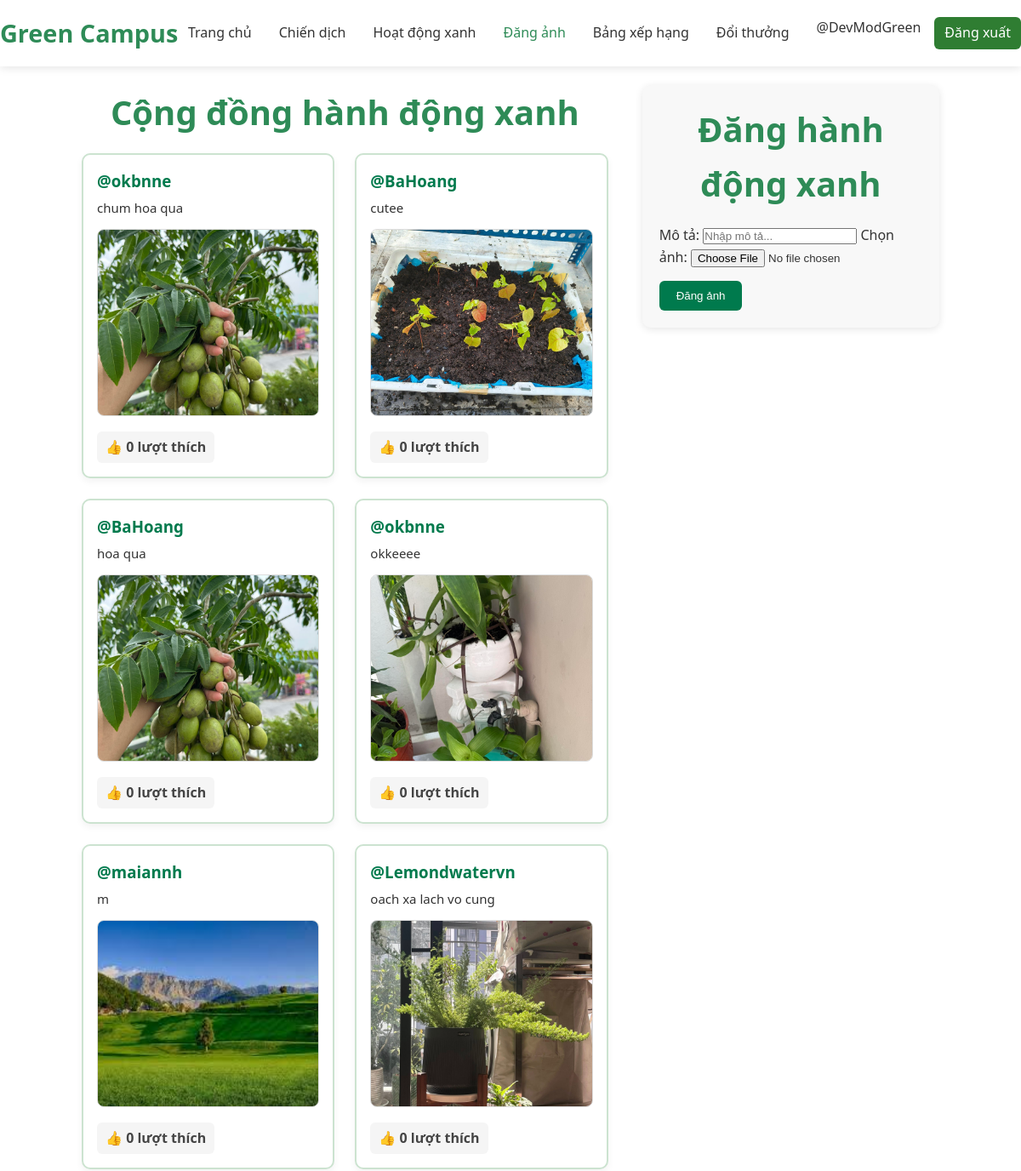
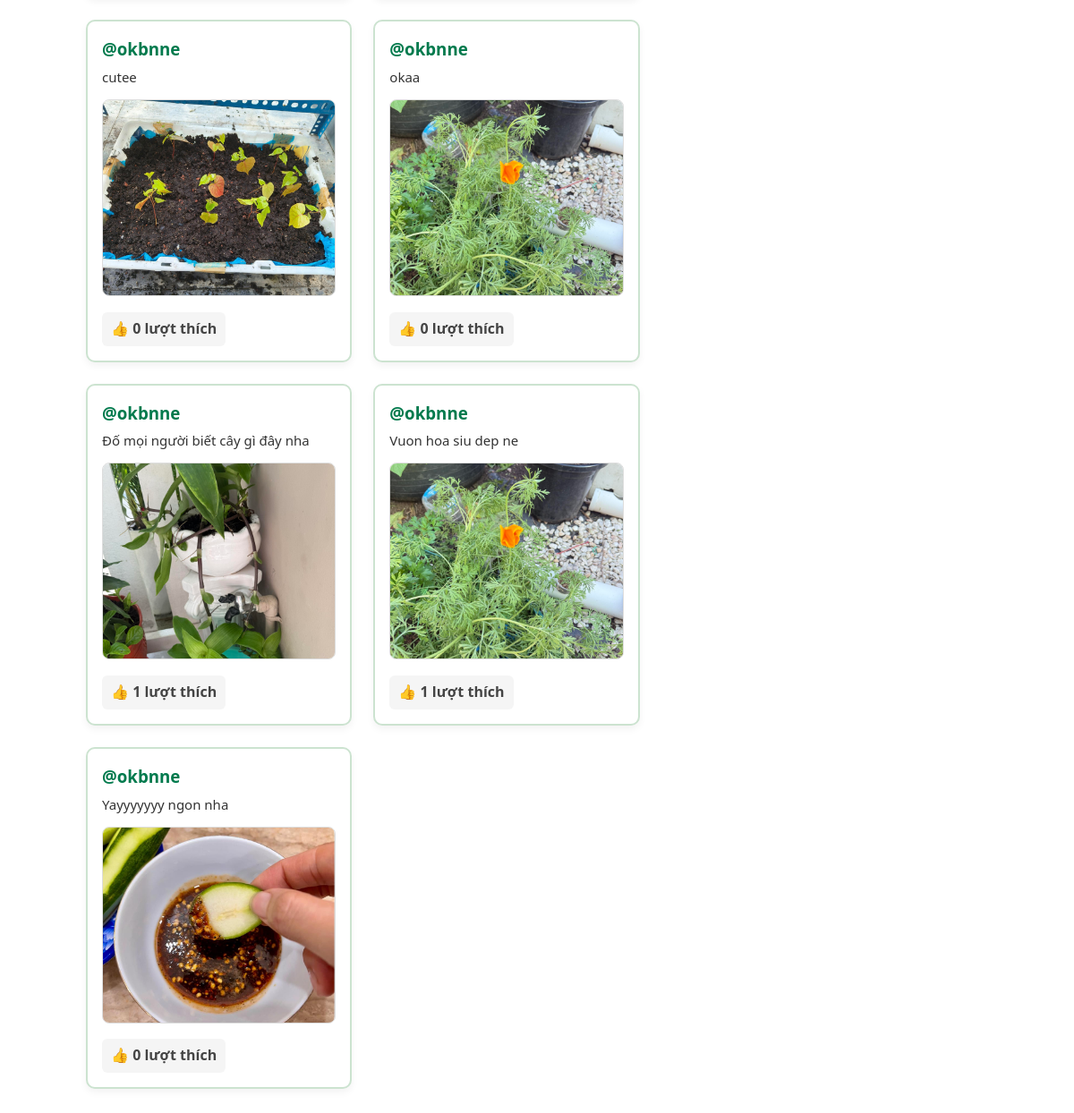
Screenshot of /upload (signed in) with the database file from the repository (2 pictures, top to bottom).
### tables this page shows
CREATE TABLE images (
            id INTEGER PRIMARY KEY AUTOINCREMENT,
            user_id INTEGER,
            image_path TEXT,
            caption TEXT,
            likes INTEGER DEFAULT 0,
            approved INTEGER DEFAULT 0,
            created_at TIMESTAMP DEFAULT CURRENT_TIMESTAMP,
            FOREIGN KEY(user_id) REFERENCES users(id)
        );

CREATE TABLE users (
            id INTEGER PRIMARY KEY AUTOINCREMENT,
            username TEXT UNIQUE NOT NULL,
            password TEXT NOT NULL,
            email TEXT UNIQUE,
            student_id TEXT,
            address TEXT,
            phone TEXT,
            role TEXT DEFAULT 'user',
            created_at TIMESTAMP DEFAULT CURRENT_TIMESTAMP
        , points INTEGER DEFAULT 0);

### Sever.py (the view, shortened to what this page needs)
@app.route("/upload", methods=["GET", "POST"])
def upload():
    if "user_id" not in session:
        flash("Bạn cần đăng nhập để đăng ảnh.")
        return redirect(url_for("login"))
    with get_db() as conn:
        rows = conn.execute("""
            SELECT images.*, users.username
            FROM images
            JOIN users ON images.user_id = users.id
            WHERE images.approved = 1
            ORDER BY images.created_at DESC
        """).fetchall()
        user_points = conn.execute("""
            SELECT points FROM users WHERE id = ?
        """, (session["user_id"],)).fetchone()["points"]
    return render_template("upload.html", images=rows, username=session.get("username"), user_points=user_points)

### Sever.py (called while the page is built)
def get_db():
    conn = sqlite3.connect(str(DATABASE))
    conn.row_factory = sqlite3.Row
    return conn

### templates/upload.html (shortened to what this page needs)
<!DOCTYPE html>
<html lang="vi">
<head>
  <link rel="stylesheet" href="{{ url_for('static', filename='style.css') }}">
</head>
<body>
 <header>
  <nav class="navbar">
    <div class="nav-container">
      <div class="logo">Green Campus</div>
      <div class="nav-menu">
        <a href="{{ url_for('index') }}" class="nav-link">Trang chủ</a>
        <a href="#campaigns" class="nav-link">Chiến dịch</a>
        <a href="#activities" class="nav-link">Hoạt động xanh</a>
        <a href="{{ url_for('upload') }}" class="nav-link active">Đăng ảnh</a>
        <a href="#ranking" class="nav-link">Bảng xếp hạng</a>
        <a href="#rewards" class="nav-link">Đổi thưởng</a>
        <div class="auth-buttons">
          {% if username %}
              <span class="user-info">@{{ username }}</span>
              <a href="{{ url_for('logout') }}" class="logout-link">Đăng xuất</a>
          {% else %}
              <button onclick="window.location.href='{{ url_for('login') }}'" class="login-btn">Đăng nhập</button>
              <button onclick="window.location.href='{{ url_for('register') }}'" class="register-btn">Đăng ký</button>
          {% endif %}
        </div>
      </div>
    </div>
  </nav>
</header>
  <section class="upload-page">
    <div class="posts-section">
      <h2>Cộng đồng hành động xanh</h2>
      <div class="post-list">
        {% for img in images %}
          <div class="post-item">
            <h3>@{{ img.username }}</h3>
            {% if img.caption %}
              <p>{{ img.caption }}</p>
            {% endif %}
            <img src="{{ url_for('static', filename=img.image_path.split('static/')[-1]) }}" alt="Ảnh người dùng">
            <div class="likes" data-id="{{ img.id }}">
              👍 <span class="like-count">{{ img.likes }}</span> lượt thích
            </div>
          </div>
        {% endfor %}
      </div>
    </div>
    <div class="create-section">
      <h2>Đăng hành động xanh</h2>
      <form id="upload-form" method="POST" action="{{ url_for('upload') }}" enctype="multipart/form-data">
        <label for="caption">Mô tả:</label>
        <input type="text" id="caption" name="caption" placeholder="Nhập mô tả...">
        <label for="image">Chọn ảnh:</label>
        <input type="file" id="image" name="image" accept="image/*" required>
        <button type="submit" class="btn-submit">Đăng ảnh</button>
      </form>
    </div>
  </section>
</body>
</html>

### static/style.css (style rules this page uses)
:root { --primary: #2E8B57; --primary-dark: #1F6B47; --secondary: #4CAF50; --light: #E8F5E9; --dark: #1B5E20; --text: #333333; --text-light: #666666; --white: #FFFFFF; --gray: #F5F5F5; }
* { margin: 0; padding: 0; box-sizing: border-box; }
body { font-family: 'Segoe UI', Arial, sans-serif; line-height: 1.6; color: var(--text); background-color: var(--white); }
.navbar { background: var(--white); box-shadow: 0 2px 10px rgba(0,0,0,0.1); position: fixed; width: 100%; top: 0; z-index: 1000; }
.nav-container { display: flex; justify-content: space-between; align-items: center; padding: 1rem 0; }
.logo { font-size: 1.8rem; font-weight: bold; color: var(--primary); }
.nav-menu { display: flex; align-items: center; gap: 2rem; }
.nav-link { text-decoration: none; color: var(--text); font-weight: 500; transition: color 0.3s; }
.nav-link.active, .nav-link:hover { color: var(--primary); }
.auth-buttons { display: flex; gap: 1rem; }
section { padding: 5rem 0; }
h2 { text-align: center; font-size: 2.5rem; margin-bottom: 1rem; color: var(--primary); }
.upload-page { display: flex; justify-content: space-between; align-items: flex-start; padding: 100px 8%; gap: 40px; }
.posts-section { flex: 2; }
.create-section { flex: 1; background: #f8f8f8; padding: 20px; border-radius: 10px; box-shadow: 0 2px 10px rgba(0,0,0,0.1); position: sticky; top: 100px; }
.post-list { display: grid; grid-template-columns: repeat(auto-fill, minmax(280px, 1fr)); gap: 1.5rem; }
.post-item { background: #fff; padding: 1rem; border-radius: 8px; box-shadow: 0 2px 6px rgba(0,0,0,0.1); }
.post-item img { width: 100%; height: 200px; object-fit: cover; margin-top: 0.5rem; border-radius: 6px; }
.likes { margin-top: 0.5rem; font-weight: bold; color: #333; cursor: pointer; }
.btn-submit { margin-top: 15px; background: #007a4d; color: white; border: none; padding: 10px 20px; border-radius: 6px; cursor: pointer; }
.post-item { background: #ffffff; padding: 16px; border-radius: 10px; border: 2px solid #cce3d0; box-shadow: 0 4px 8px rgba(0, 0, 0, 0.05); transition: transform 0.2s ease, box-shadow 0.2s ease; }
.post-item h3 { color: #007a4d; font-weight: 700; margin-bottom: 6px; }
.post-item p { margin: 6px 0; font-size: 15px; color: #333; line-height: 1.4; }
.post-item img { width: 100%; height: 220px; object-fit: cover; margin-top: 8px; border-radius: 8px; border: 1px solid #ddd; }
.likes { margin-top: 10px; font-weight: bold; color: #444; cursor: pointer; background: #f5f5f5; border-radius: 6px; padding: 6px 10px; display: inline-block; transition: background 0.2s; }
.likes { margin-top: 10px; font-weight: bold; color: #444; cursor: pointer; background: #f5f5f5; border-radius: 6px; padding: 6px 10px; display: inline-block; transition: all 0.2s ease; }
.logout-link { background-color: #2f7d32; color: white !important; padding: 6px 12px; border-radius: 6px; text-decoration: none; transition: 0.2s; }

### rows the page displays
images: username "okbnne", caption "chum hoa qua", image_path (picture), likes "0"
images: username "BaHoang", caption "cutee", image_path (picture), likes "0"
images: username "BaHoang", caption "hoa qua", image_path (picture), likes "0"
images: username "okbnne", caption "okkeeee", image_path (picture), likes "0"
images: username "maiannh", caption "m", image_path (picture), likes "0"
images: username "Lemondwatervn", caption "oach xa lach vo cung", image_path (picture), likes "0"
images: username "okbnne", caption "cutee", image_path (picture), likes "0"
images: username "okbnne", caption "okaa", image_path (picture), likes "0"
images: username "okbnne", caption "Đố mọi người biết cây gì đây nha", image_path (picture), likes "1"
images: username "okbnne", caption "Vuon hoa siu dep ne", image_path (picture), likes "1"
images: username "okbnne", caption "Yayyyyyyy ngon nha", image_path (picture), likes "0"

### other values shown
{{ username }} "DevModGreen"
